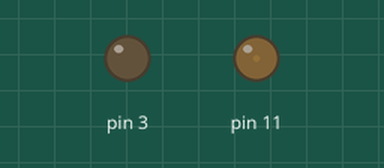
This sketch was run on a simulated Arduino Uno, built with avr-gcc and run on an emulated ATmega328P. On the bench: output pins drawn as LEDs (lit = HIGH).

Above: at 0.05 s.
At 0.65 s:
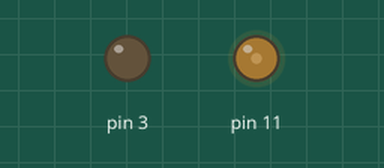
At 1.3 s:
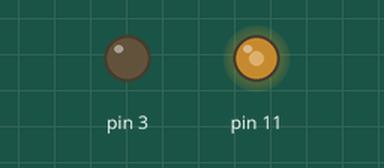
At 2.55 s:
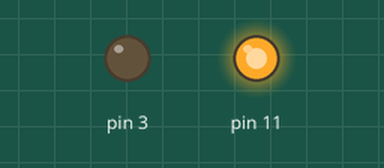
Timing chart, 0 to 5.9 s (numbered marks = the images above):
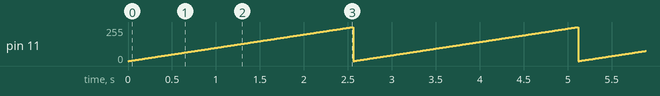

The sketch:

PhasePWM.ino
```cpp
void setup() {
  Serial.begin(9600);
  pinMode(3, OUTPUT);
  pinMode(11, OUTPUT);

  cli();
  TCCR2A = _BV(WGM20) | _BV(COM2A1) | _BV(COM2B1);
  TCCR2B = _BV(CS22); //64 -> 977Hz
  OCR2A = 100;
  //OCR2B = 100;
  sei();

}

void loop() {
  for (uint8_t pwm = 0; pwm < 256; pwm++) {
      OCR2A = pwm;
      delay(10);
  }

}
```

Measured:
- by itself, pin 11: ramps from 0/255 to 255/255 and jumps back, once every 2.6 s
